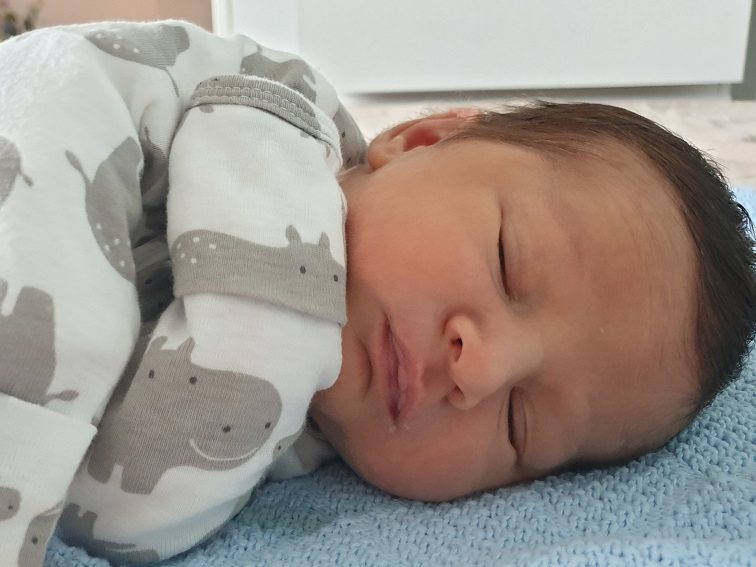
#> input picture multimediahw2/baby.jpg, 756 x 567 px
$ python image_analysis.py
#> lines starting #> are read from the running program, lines starting #| are printed output that depends on the picture; after the words box and inside, x2 and y2 are one past the last pixel; in counts of white or black regions, pixels touching at a corner belong together
from PIL import Image
import numpy as np
import matplotlib.pyplot as plt
import os

# --- Step 1: Load image and print dimensions ---
image_path = "baby.jpg"
img = Image.open(image_path)
#> img is the input picture: PIL image 756x567 RGB; mean R, G, B 156, 146.5, 139
width, height = img.size
#> width = 756; height = 567
print("Image dimensions:", width, "x", height)
#| Image dimensions: 756 x 567

# RGB 24-bit raw size
uncompressed_size = width * height * 3  # bytes
#> uncompressed_size = 1285956
file_size = os.path.getsize(image_path)  # bytes
compression_rate = uncompressed_size / file_size
#> compression_rate = 11.63
print(f"Compression Rate: {compression_rate:.2f}")
#| Compression Rate: 11.63

# --- Step 2
ycbcr_img = img.convert('YCbCr')
#> ycbcr_img: PIL image 756x567 YCbCr; mean of channels 0, 1, 2 148, 122.3, 133
ycbcr = np.array(ycbcr_img)
ycbcr[:, :, 0] = np.clip(ycbcr[:, :, 0] + 50, 0, 255)  # brighten Y
#> ycbcr: shape (567, 756, 3); mean of channels 0, 1, 2 150.2, 122.3, 133
bright_img = Image.fromarray(ycbcr, 'YCbCr').convert('RGB')
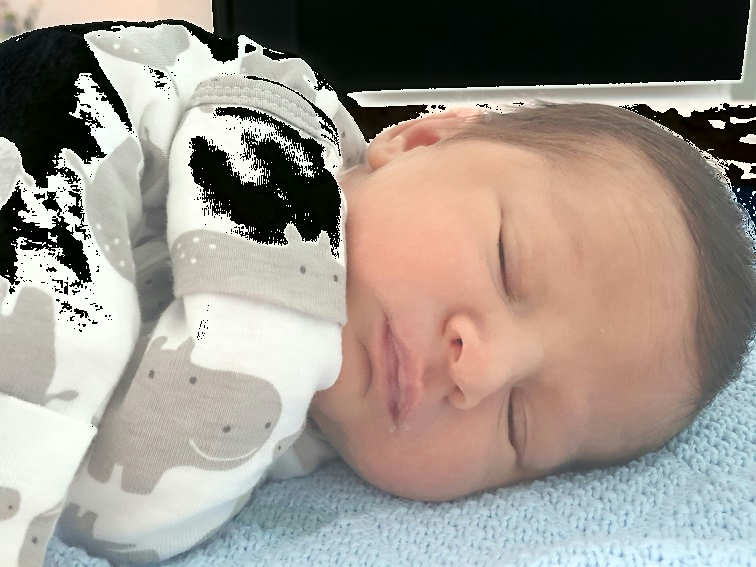
#> bright_img: PIL image 756x567 RGB; mean R, G, B 156.8, 148.1, 139.7
bright_img.save("output_step2_brightened.jpg")
print("Step 2: Brightened image saved as output_step2_brightened.jpg")

# --- Step 3
ycbcr = np.array(img.convert('YCbCr'))
cr = ycbcr[:, :, 2]
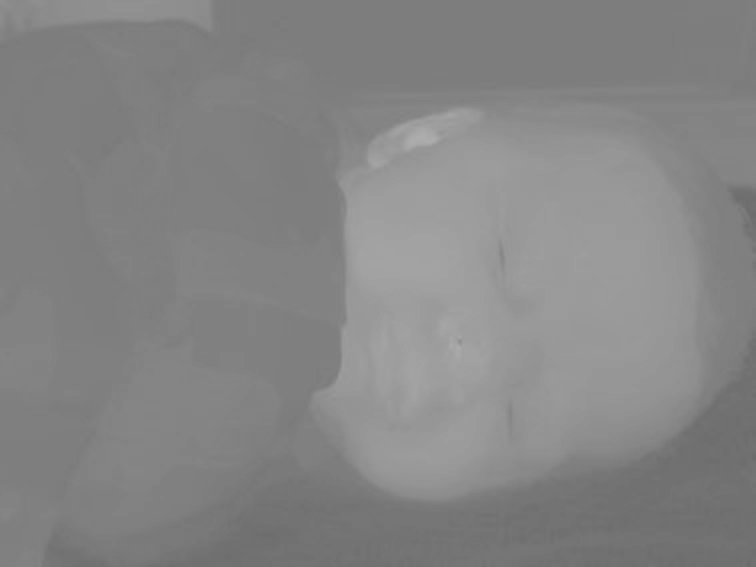
#> cr: shape (567, 756); min 107, max 173, mean 133
mask = cr > 150
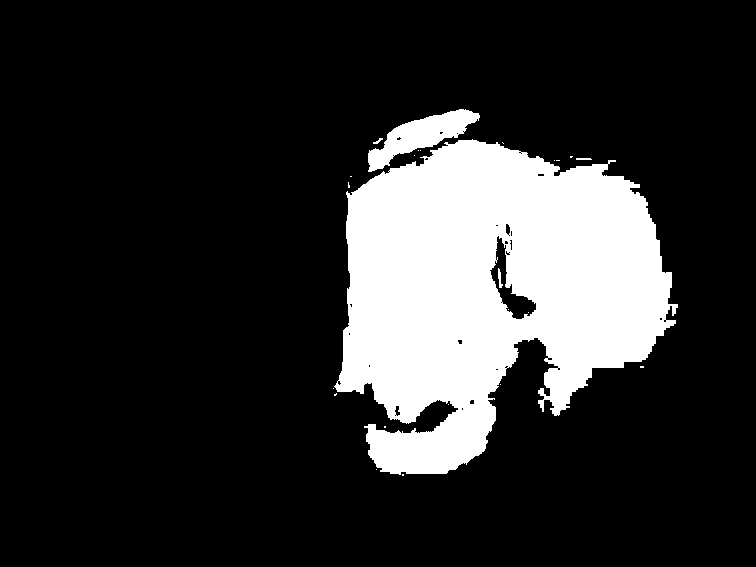
#> mask: shape (567, 756) bool; 18% white; 24 white regions (19 under 20 px), largest, box (x1, y1, x2, y2) and area: (334, 139, 678, 475) 74457, (368, 109, 480, 172) 2748, (498, 268, 503, 288) 52, (576, 158, 592, 160) 31, (373, 138, 383, 144) 26
ycbcr[mask, 2] = 0
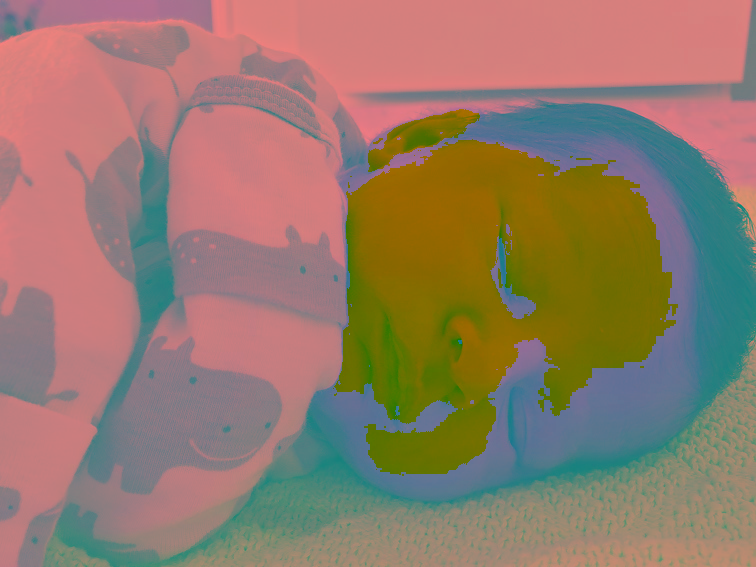
#> ycbcr: shape (567, 756, 3); mean R, G, B 148, 122.3, 105
red_suppressed_img = Image.fromarray(ycbcr, 'YCbCr').convert('RGB')
red_suppressed_img.save("output_step3_red_removed.jpg")
print("Step 3: Red suppressed image saved as output_step3_red_removed.jpg")

# --- Step 4

def down_up_sample(comp):
    comp_down = comp[::2, ::2]
    comp_up = np.repeat(np.repeat(comp_down, 2, axis=0), 2, axis=1)
    return comp_up[:height, :width]

ycbcr = np.array(img.convert('YCbCr'))
Y, Cb, Cr = ycbcr[:, :, 0], ycbcr[:, :, 1], ycbcr[:, :, 2]
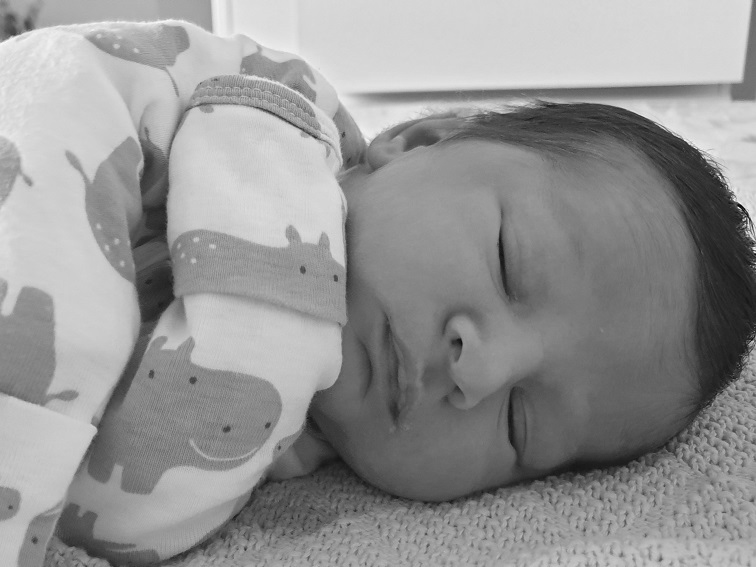
#> Y: shape (567, 756); min 5, max 251, mean 148
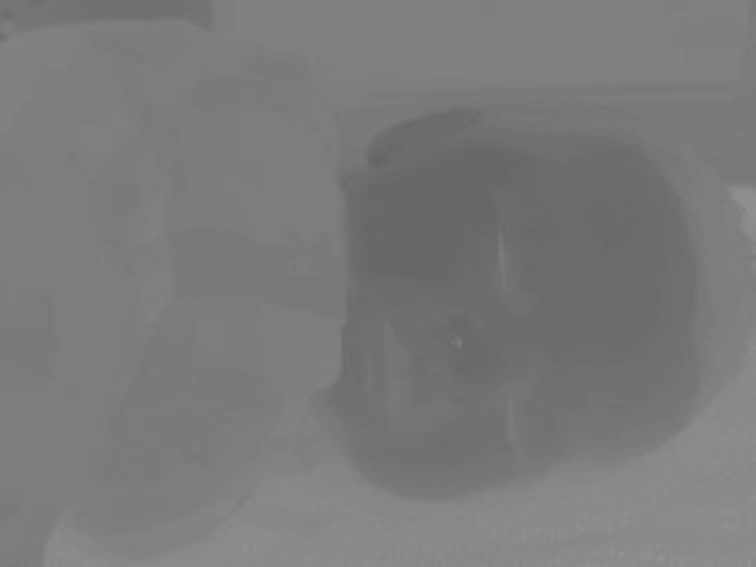
#> Cb: shape (567, 756); min 100, max 147, mean 122.3
Cb_recon = down_up_sample(Cb)
Cr_recon = down_up_sample(Cr)
jpeg_like_ycbcr = np.stack((Y, Cb_recon, Cr_recon), axis=2).astype(np.uint8)
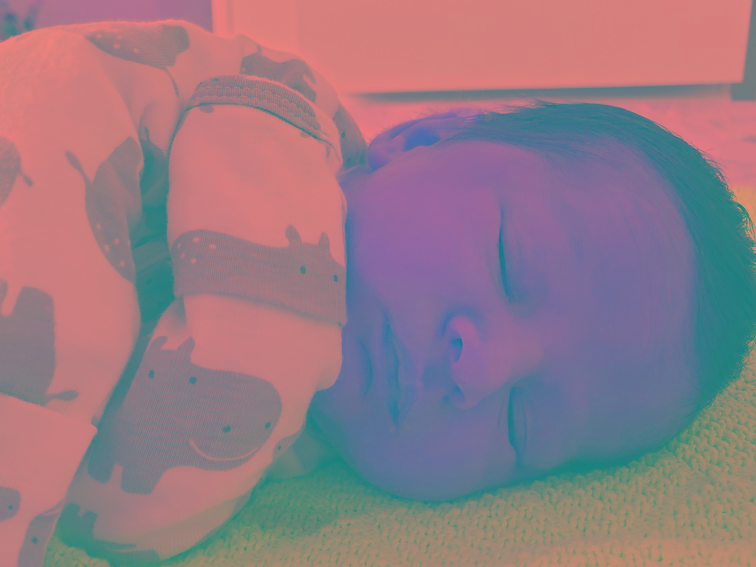
#> jpeg_like_ycbcr: shape (567, 756, 3); mean of channels 0, 1, 2 148, 122.3, 133; drawn as R, G, B
jpeg_like_img = Image.fromarray(jpeg_like_ycbcr, 'YCbCr').convert('RGB')
jpeg_like_img.save("output_step4_jpeg_like.jpg")
print("Step 4: JPEG-like chroma subsampled image saved as output_step4_jpeg_like.jpg")

# --- Step 5
Y_recon = down_up_sample(Y)
full_down_ycbcr = np.stack((Y_recon, Cb_recon, Cr_recon), axis=2).astype(np.uint8)
full_down_img = Image.fromarray(full_down_ycbcr, 'YCbCr').convert('RGB')
full_down_img.save("output_step5_full_downsampled.jpg")
print("Step 5: Fully downsampled image saved as output_step5_full_downsampled.jpg")


def show_images_side_by_side(titles, images):
    plt.figure(figsize=(15, 5))
    for i, (title, img) in enumerate(zip(titles, images)):
        plt.subplot(1, len(images), i + 1)
        plt.imshow(img)
        plt.title(title)
        plt.axis('off')
    plt.tight_layout()
    plt.show()

show_images_side_by_side(
    ["Original", "Brightened", "Red Removed"],
    [img, bright_img, red_suppressed_img]
)

show_images_side_by_side(
    ["JPEG-like (Cb, Cr)", "Full Downsampled (Y, Cb, Cr)"],
    [jpeg_like_img, full_down_img]
)
